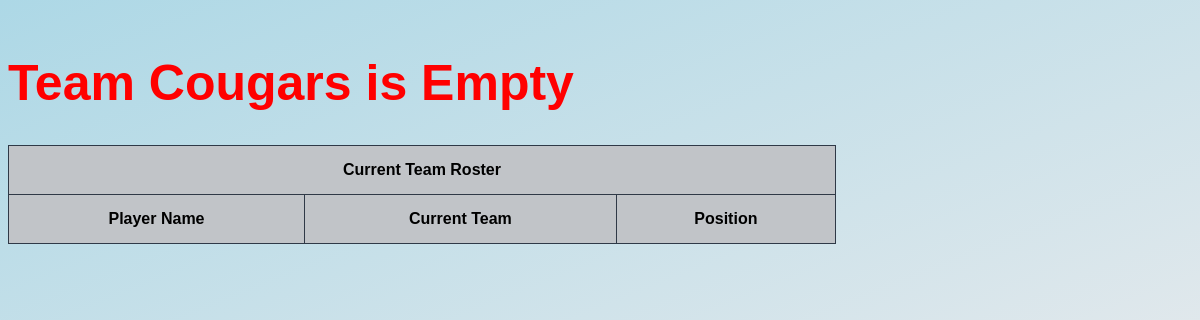
The app's page /1_code/CougarTeam.php, older data.
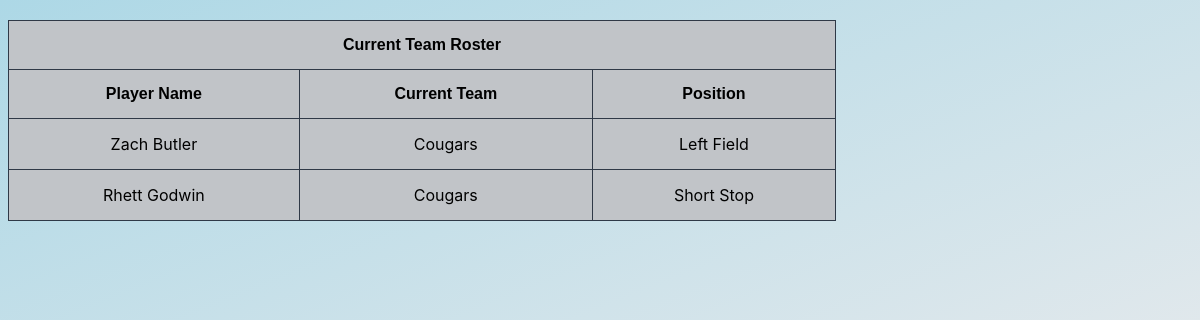
The same page, newer data.
### tables this page shows
CREATE TABLE IF NOT EXISTS `players` (
  `id` int NOT NULL AUTO_INCREMENT,
  `playername` varchar(255) NOT NULL,
  `team` varchar(255) NOT NULL,
  `position` varchar(100) NOT NULL,
  PRIMARY KEY (`id`)
);

### 1_code/teamsClass.php (the view, shortened to what this page needs)
<?php
class teamsClass {
        public function display_players_for_Teams($team2){
            $con = mysqli_connect("localhost", "dataman", "data", "pwdb");
            $result = $con->execute_query("SELECT * FROM `players` WHERE `team` = '$team2'");
            return $result;
        }
        function displayRows($name, $team, $pos)
        {
            ?>
            <tr>
                <td>
                    <?php echo $name; ?>
                </td>
                <td>
                    <?php echo $team; ?>
                </td>
                <td>
                    <?php echo $pos; ?>
                </td>
            </tr>
            <?php
        }
    }
       ?>

### 1_code/CougarTeam.php (shortened to what this page needs)
<!DOCTYPE html>
<html>
    <head>
<link href="style.css?v=<?php echo time(); ?>" rel="stylesheet" type="text/css">
    </head>
     <body>
     <div class=tableContainer>
            <table>
                <thead>
                    <tr>
                        <th colspan="3">Current Team Roster</th>
                    <tr>
                        <th>Player Name</th>
                        <th>Current Team</th>
                        <th>Position</th>
                    </tr>
                    </tr>
                </thead>
                <tbody>
                    <?php
                    include_once('teamsClass.php');
                    $sql = new teamsClass();
                    $result = $sql->display_players_for_Teams('cougars'); ?>
                    <?php
                    if ($result && $result->num_rows > 0) {
                    while ($row = mysqli_fetch_array($result)) {
                        $name = $row['playername'];
                        $team = $row['team'];
                        $position = $row['position'];
                        $sql->displayRows($name, $team, $position);
                    }
                }else{
                    echo "<h1 style='color:red;'>Team Cougars is Empty<h1>";
                }
?>
        </body></html>

### 1_code/style.css (style rules this page uses)
* { box-sizing: border-box; font-family: -apple-system, BlinkMacSystemFont, "segoe ui", roboto, oxygen, ubuntu, cantarell, "fira sans", "droid sans", "helvetica neue", Arial, sans-serif; font-size: 16px; }
body { background-image: linear-gradient(to bottom right,lightblue, #eaebed); }
body { background-color:lightblue; }
td, th { border: 1px solid #2f3947; height: 15%; text-align: center; }
th { font-family: Arial, Helvetica, sans-serif; }
table { border-collapse: collapse; min-width: 40%; position: sticky; top:0; width:100%; }
.tableContainer { margin-top:20px; height:450px; overflow:auto; width:828px; }
th, td { padding: 15px; }
tr { background-color:#c1c4c8; }
h1 { font-weight: bold; font-family: Arial, Helvetica, sans-serif; font-size:50px; }

Row changes from the older to the newer data that the page shows:
added players: playername "Zach Butler", team "Cougars", position "Left Field"
added players: playername "Rhett Godwin", team "Cougars", position "Short Stop"
Text that changed along with them:
text no longer shown: "Team Cougars is Empty"
